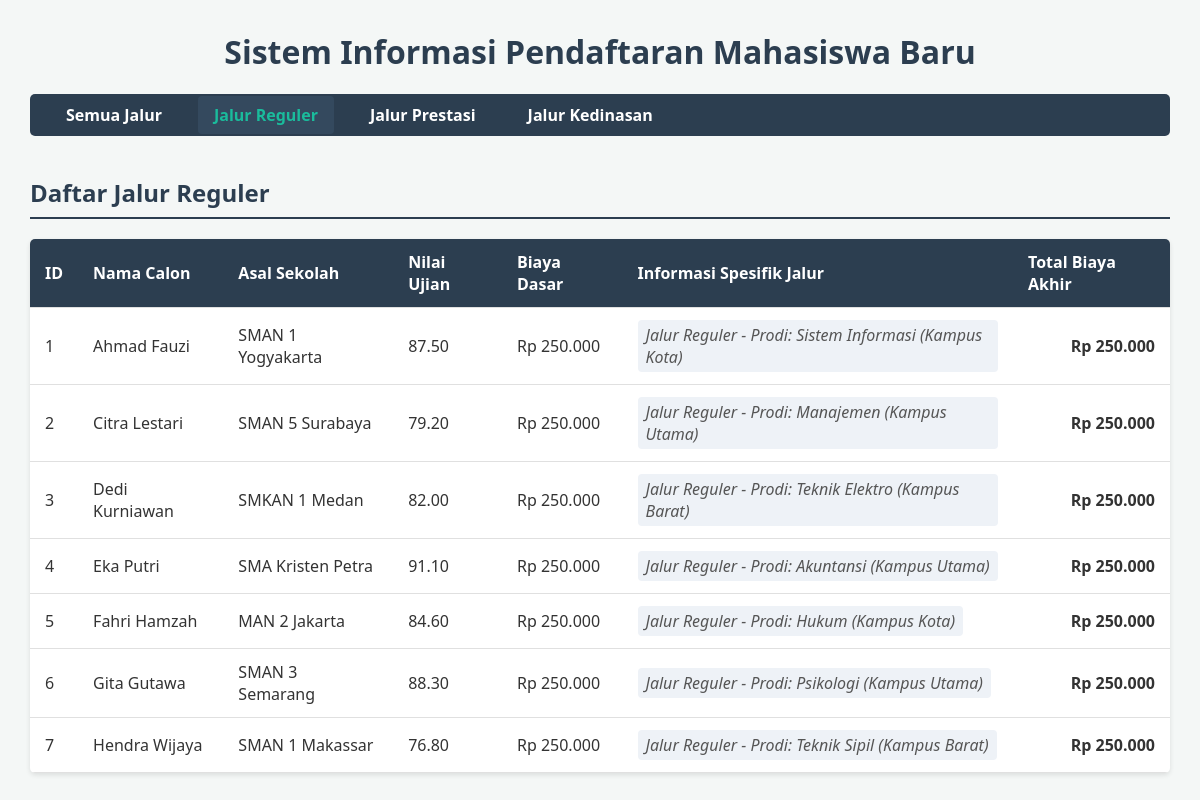
Screenshot of /index.php?jalur=Reguler with the database file from the repository.
### tables this page shows
CREATE TABLE `tabel_pendaftaran` (
  `id_pendaftaran` int NOT NULL,
  `nama_calon` varchar(100) NOT NULL,
  `asal_sekolah` varchar(100) NOT NULL,
  `nilai_ujian` decimal(5,2) NOT NULL,
  `biaya_pendaftaran_dasar` decimal(10,2) NOT NULL,
  `jalur_pendaftaran` enum('Reguler','Prestasi','Kedinasan') NOT NULL,
  `pilihan_prodi` varchar(100) DEFAULT NULL,
  `lokasi_kampus` varchar(100) DEFAULT NULL,
  `jenis_prestasi` varchar(50) DEFAULT NULL,
  `tingkat_prestasi` varchar(50) DEFAULT NULL,
  `sk_ikatan_dinas` varchar(50) DEFAULT NULL,
  `instansi_sponsor` varchar(100) DEFAULT NULL
);

### PendaftaranReguler.php (called while the page is built, shortened)
<?php
require_once 'Pendaftaran.php';
class PendaftaranReguler extends Pendaftaran {
    private $pilihanProdi;
    private $lokasiKampus;
    public function __construct($id = null, $nama = null, $sekolah = null, $nilai = null, $biayaDasar = null, $prodi = null, $kampus = null) {
        $this->pilihanProdi = $prodi;
        $this->lokasiKampus = $kampus;
    }
    public function hitungTotalBiaya() {
        return $this->biayaPendaftaranDasar;
    }
    public function tampilkanInfoJalur() {
        return "Jalur Reguler - Prodi: " . $this->pilihanProdi . " (" . $this->lokasiKampus . ")";
    }
    public static function getDaftarReguler($db) {
        $query = "SELECT id_pendaftaran, nama_calon, asal_sekolah, nilai_ujian, biaya_pendaftaran_dasar, pilihan_prodi, lokasi_kampus
                  FROM tabel_pendaftaran
                  WHERE jalur_pendaftaran = 'Reguler'";
        $stmt = $db->prepare($query);
        $stmt->execute();
        return $stmt->fetchAll(PDO::FETCH_ASSOC);
    }
}

### Pendaftaran.php (called while the page is built, shortened)
<?php
abstract class Pendaftaran {
    protected $id_pendaftaran;
    protected $nama_calon;
    protected $asal_sekolah;
    protected $nilai_ujian;
    protected $biayaPendaftaranDasar;
    public function __construct($id, $nama, $sekolah, $nilai, $biayaDasar) {
        $this->id_pendaftaran = $id;
        $this->nama_calon = $nama;
        $this->asal_sekolah = $sekolah;
        $this->nilai_ujian = $nilai;
        $this->biayaPendaftaranDasar = $biayaDasar;
    }
    public function getIdPendaftaran() { return $this->id_pendaftaran; }
    public function getNamaCalon() { return $this->nama_calon; }
    public function getAsalSekolah() { return $this->asal_sekolah; }
    public function getNilaiUjian() { return $this->nilai_ujian; }
    public function getBiayaPendaftaranDasar() { return $this->biayaPendaftaranDasar; }
}
?>

### index.php (the view, shortened to what this page needs)
<?php
require_once 'Pendaftaran.php';
require_once 'PendaftaranReguler.php';
$database = new Database();
$db = $database->getConnection();
$queryJalur = "SELECT DISTINCT jalur_pendaftaran FROM tabel_pendaftaran";
$stmtJalur = $db->prepare($queryJalur);
$stmtJalur->execute();
$listJalur = $stmtJalur->fetchAll(PDO::FETCH_COLUMN);
$filterJalur = isset($_GET['jalur']) ? $_GET['jalur'] : 'Semua';
$dataReguler   = [];
if ($filterJalur == 'Semua' || $filterJalur == 'Reguler') {
    $dataReguler = PendaftaranReguler::getDaftarReguler($db);
}
?>
<!DOCTYPE html>
<html lang="id">
<head>
</head>
<body>
    <h1>Sistem Informasi Pendaftaran Mahasiswa Baru</h1>
    <nav class="navbar">
        <ul>
            <li>
                <a href="index.php?jalur=Semua" class="<?= $filterJalur == 'Semua' ? 'active' : ''; ?>">
                    Semua Jalur
                </a>
            </li>
            <?php foreach ($listJalur as $jalur): ?>
                <li>
                    <a href="index.php?jalur=<?= urlencode($jalur); ?>" class="<?= $filterJalur == $jalur ? 'active' : ''; ?>">
                        Jalur <?= htmlspecialchars($jalur); ?>
                    </a>
                </li>
            <?php endforeach; ?>
        </ul>
    </nav>
    <?php if ($filterJalur == 'Semua' || $filterJalur == 'Reguler'): ?>
        <h2>Daftar Jalur Reguler</h2>
        <table>
            <thead>
                <tr>
                    <th>ID</th>
                    <th>Nama Calon</th>
                    <th>Asal Sekolah</th>
                    <th>Nilai Ujian</th>
                    <th>Biaya Dasar</th>
                    <th>Informasi Spesifik Jalur</th>
                    <th>Total Biaya Akhir</th>
                </tr>
            </thead>
            <tbody>
                <?php if (count($dataReguler) > 0): ?>
                    <?php foreach ($dataReguler as $row): ?>
                        <?php
                        $objek = new PendaftaranReguler(
                            $row['id_pendaftaran'], $row['nama_calon'], $row['asal_sekolah'],
                            $row['nilai_ujian'], $row['biaya_pendaftaran_dasar'],
                            $row['pilihan_prodi'], $row['lokasi_kampus']
                        );
                        ?>
                        <tr>
                            <td><?= $objek->getIdPendaftaran(); ?></td>
                            <td><?= htmlspecialchars($objek->getNamaCalon()); ?></td>
                            <td><?= htmlspecialchars($objek->getAsalSekolah()); ?></td>
                            <td><?= $objek->getNilaiUjian(); ?></td>
                            <td>Rp <?= number_format($objek->getBiayaPendaftaranDasar(), 0, ',', '.'); ?></td>
                            <td><span class="info-unik"><?= $objek->tampilkanInfoJalur(); ?></span></td>
                            <td class="text-right"><strong>Rp <?= number_format($objek->hitungTotalBiaya(), 0, ',', '.'); ?></strong></td>
                        </tr>
                    <?php endforeach; ?>
                <?php else: ?>
                    <tr><td colspan="7" style="text-align:center;">Tidak ada data pendaftar reguler.</td></tr>
                <?php endif; ?>
            </tbody>
        </table>
    <?php endif; ?>
</body>
</html>

### index.php (style rules this page uses)
body { font-family: 'Segoe UI', Tahoma, Geneva, Verdana, sans-serif; margin: 30px; background-color: #f4f7f6; color: #333; }
h1 { text-align: center; color: #2c3e50; }
h2 { color: #2c3e50; border-bottom: 2px solid #2c3e50; padding-bottom: 8px; margin-top: 40px; }
.navbar { background-color: #2c3e50; padding: 10px 20px; border-radius: 5px; margin-bottom: 20px; }
.navbar ul { list-style-type: none; padding: 0; margin: 0; display: flex; }
.navbar li { margin-right: 20px; }
.navbar a { color: #fff; text-decoration: none; font-weight: bold; padding: 8px 16px; border-radius: 4px; transition: 0.3s; }
.navbar a:hover, .navbar a.active { background-color: #34495e; color: #1abc9c; }
table { width: 100%; border-collapse: collapse; margin-top: 15px; background: #fff; box-shadow: 0 2px 5px rgba(0,0,0,0.1); border-radius: 5px; overflow: hidden; }
th, td { padding: 12px 15px; text-align: left; border-bottom: 1px solid #e0e0e0; }
th { background-color: #2c3e50; color: white; font-weight: 600; }
.text-right { text-align: right; }
.info-unik { font-style: italic; color: #555; background-color: #eef2f7; padding: 4px 8px; border-radius: 4px; display: inline-block; }

### rows the page displays
tabel_pendaftaran: id_pendaftaran "1", nama_calon "Ahmad Fauzi", asal_sekolah "SMAN 1 Yogyakarta", nilai_ujian "87.50", biaya_pendaftaran_dasar "250.000", $objek->tampilkanInfoJalur() "Jalur Reguler - Prodi: Sistem Informasi (Kampus Kota)"
tabel_pendaftaran: id_pendaftaran "2", nama_calon "Citra Lestari", asal_sekolah "SMAN 5 Surabaya", nilai_ujian "79.20", biaya_pendaftaran_dasar "250.000", $objek->tampilkanInfoJalur() "Jalur Reguler - Prodi: Manajemen (Kampus Utama)"
tabel_pendaftaran: id_pendaftaran "3", nama_calon "Dedi Kurniawan", asal_sekolah "SMKAN 1 Medan", nilai_ujian "82.00", biaya_pendaftaran_dasar "250.000", $objek->tampilkanInfoJalur() "Jalur Reguler - Prodi: Teknik Elektro (Kampus Barat)"
tabel_pendaftaran: id_pendaftaran "4", nama_calon "Eka Putri", asal_sekolah "SMA Kristen Petra", nilai_ujian "91.10", biaya_pendaftaran_dasar "250.000", $objek->tampilkanInfoJalur() "Jalur Reguler - Prodi: Akuntansi (Kampus Utama)"
tabel_pendaftaran: id_pendaftaran "5", nama_calon "Fahri Hamzah", asal_sekolah "MAN 2 Jakarta", nilai_ujian "84.60", biaya_pendaftaran_dasar "250.000", $objek->tampilkanInfoJalur() "Jalur Reguler - Prodi: Hukum (Kampus Kota)"
tabel_pendaftaran: id_pendaftaran "6", nama_calon "Gita Gutawa", asal_sekolah "SMAN 3 Semarang", nilai_ujian "88.30", biaya_pendaftaran_dasar "250.000", $objek->tampilkanInfoJalur() "Jalur Reguler - Prodi: Psikologi (Kampus Utama)"
tabel_pendaftaran: id_pendaftaran "7", nama_calon "Hendra Wijaya", asal_sekolah "SMAN 1 Makassar", nilai_ujian "76.80", biaya_pendaftaran_dasar "250.000", $objek->tampilkanInfoJalur() "Jalur Reguler - Prodi: Teknik Sipil (Kampus Barat)"

### other values shown
$jalur "Reguler"
$jalur "Prestasi"
$jalur "Kedinasan"
